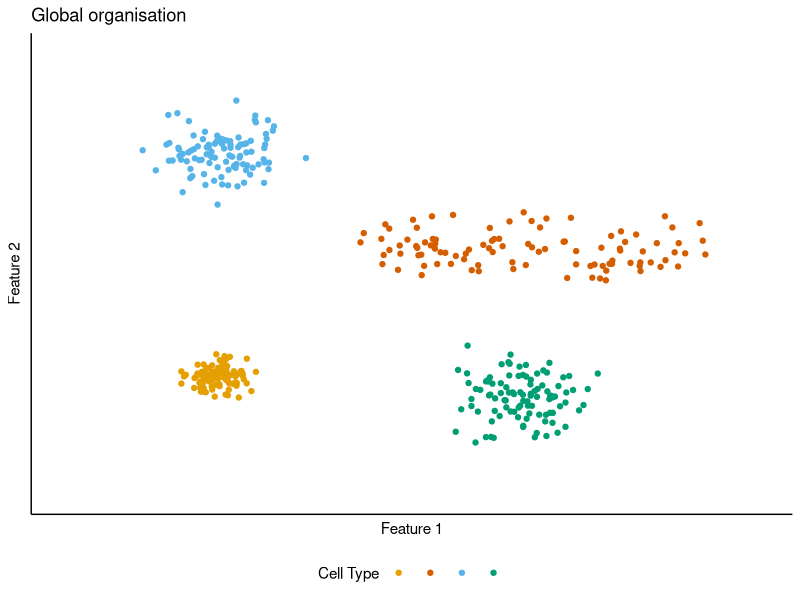
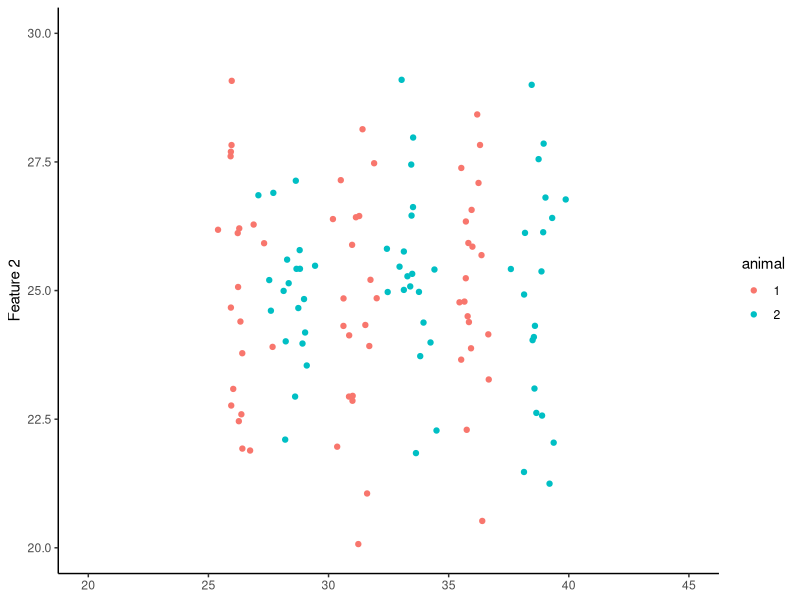
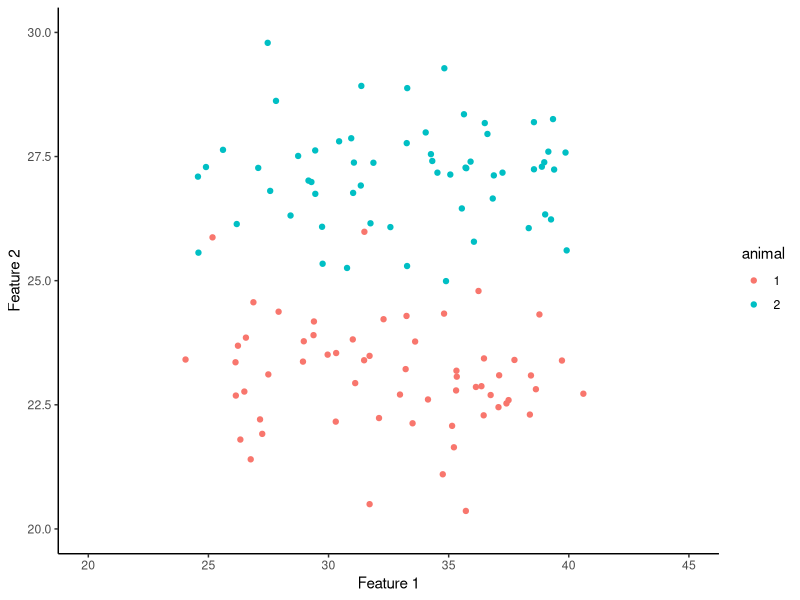
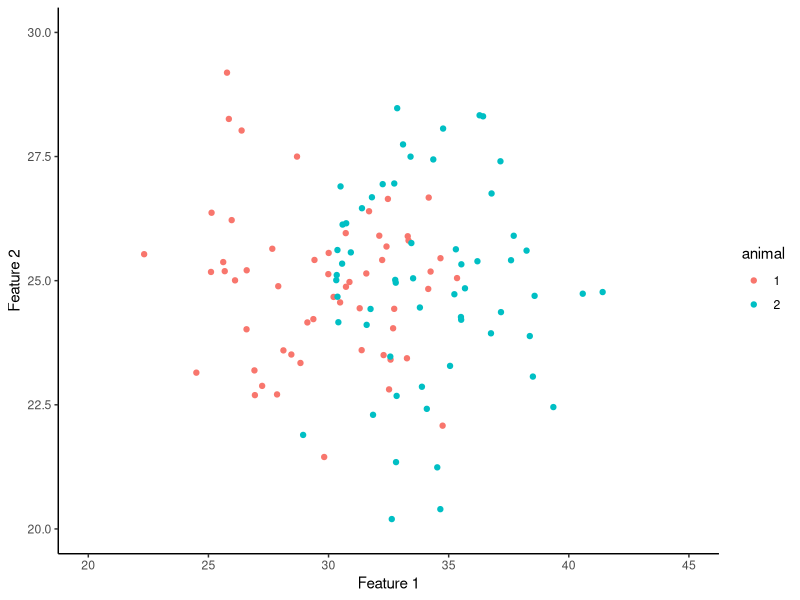
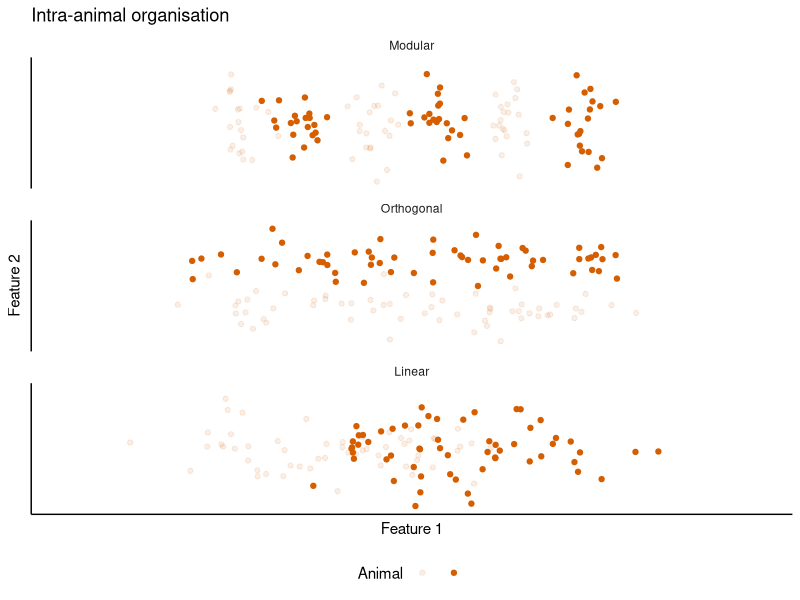
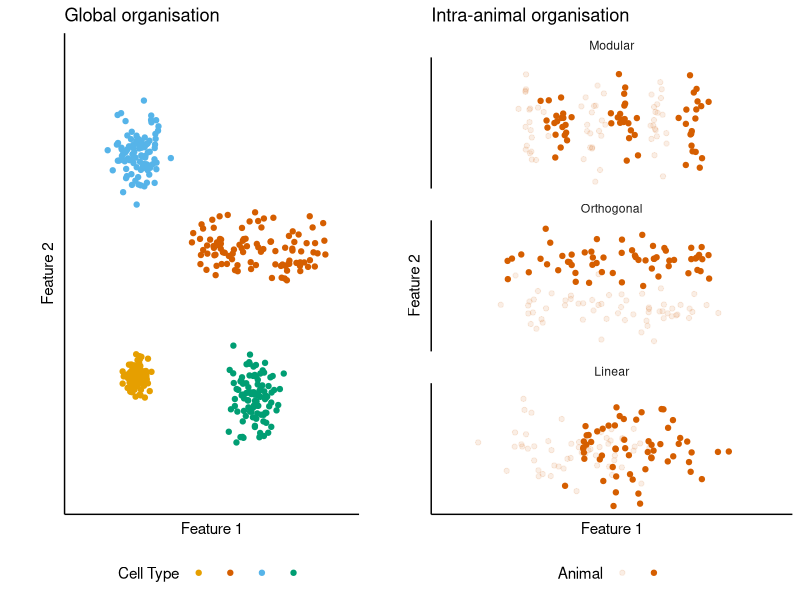

Generate these figures, in order, with R:
## ---- chunk 1
knitr::opts_chunk$set(echo = TRUE)

# Ensure access to libraries
library(tidyverse)
library(gridExtra)
## ---- chunk 2
numcells <- 100
Cell_A <- tibble(x = rnorm(numcells, 10, 1),
                       y = rnorm(numcells, 12, 1),
                       cell = "A")
Cell_B <- tibble(x = runif(numcells, min = 20, max = 40) + rnorm(numcells,0,1),
                       y = rnorm(numcells, 25, 2),
                       cell = "B")
Cell_C <- tibble(x = rnorm(numcells, 10, 2),
                       y = rnorm(numcells, 35, 2),
                       cell = "C")
Cell_D <- tibble(x = rnorm(numcells, 30, 2),
                       y = rnorm(numcells, 10, 2),
                       cell = "D")
 
CellFeatures <- bind_rows(Cell_A, Cell_B, Cell_C, Cell_D)
## ---- chunk 3
cbPalette <- c("#E69F00", "#D55E00", "#56B4E9", "#009E73")

CF_plot <- ggplot(CellFeatures, aes(x, y, colour = cell)) +
  geom_point() +
  xlim(0,45) +
  ylim(0,45) +
  labs(x = "Feature 1", y = "Feature 2", colour = "Cell Type", title = "Global organisation") +
  scale_colour_manual(values=cbPalette) +
  theme_classic() +
  theme(legend.position = "bottom",
        axis.ticks = element_blank(),
        axis.text = element_blank(),
        legend.text = element_blank())

CF_plot
## ---- chunk 4
numcells <- 20
MF_A <- tibble(x = c(rnorm(numcells, 26, 0.5), rnorm(numcells, 31, 0.5), rnorm(numcells, 36, 0.5)),
                   y = rnorm(numcells*3, 25, 2),
                   animal = "1")
MF_B <- tibble(x = c(rnorm(numcells, 28.5, 0.5), rnorm(numcells, 33.5, 0.5), rnorm(numcells, 38.5, 0.5)),
                    y = rnorm(numcells*3, 25, 2),
                    animal = "2")
                   
ModularFeatures <- rbind(MF_A, MF_B)

MF_plot <- ggplot(ModularFeatures, aes(x, y, colour = animal)) +
  geom_point() +
  xlim(20,45) +
  ylim(20,30) +
  xlab("Feature 1") +
  ylab("Feature 2") +
  theme_classic() +
  theme(axis.title.x=element_blank())

MF_plot
## ---- chunk 5
numcells <- 60

OOF_A <- tibble(x = runif(numcells, min = 25, max = 40) + rnorm(numcells,0,1),
                y = rnorm(numcells, 23, 1),
                animal = "1")
OOF_B <- tibble(x = runif(numcells, min = 25, max = 40) + rnorm(numcells,0,1),
                y = rnorm(numcells, 27, 1),
                animal = "2")
     
OrthogOffsetFeatures <- rbind(OOF_A, OOF_B)

OOF_plot <- ggplot(OrthogOffsetFeatures, aes(x, y, colour = animal)) +
  geom_point() +
  xlim(20,45) +
  ylim(20,30) +
  xlab("Feature 1") +
  ylab("Feature 2") +
  theme_classic()

OOF_plot
## ---- chunk 6
numcells <- 60

LOF_A <- tibble(x = runif(numcells, min = 25, max = 35) + rnorm(numcells,0,1),
                y = rnorm(numcells, 25, 2),
                animal = "1")
LOF_B <- tibble(x = runif(numcells, min = 30, max = 40) + rnorm(numcells,0,1),
                y = rnorm(numcells, 25, 2),
                animal = "2")
LinearOffsetFeatures <- rbind(LOF_A, LOF_B)

LOF_plot <- ggplot(LinearOffsetFeatures, aes(x, y, colour = animal)) +
  geom_point() +
  xlim(20,45) +
  ylim(20,30) +
  xlab("Feature 1") +
  ylab("Feature 2") +
  theme_classic()

LOF_plot
## ---- chunk 7
ModularFeatures$scheme <- "modular"
OrthogOffsetFeatures$scheme <- "orthog"
LinearOffsetFeatures$scheme <- "linear"
IntraAnimal <- bind_rows(ModularFeatures, OrthogOffsetFeatures, LinearOffsetFeatures)
IntraAnimal$scheme <- as.factor(IntraAnimal$scheme)
IntraAnimal$scheme = factor(IntraAnimal$scheme, c("modular", "orthog","linear"))
labels_schemes <- c(modular = "Modular", orthog = "Orthogonal", linear = "Linear")

IntraAnimalPlot <- ggplot(IntraAnimal, aes(x, y, alpha = animal)) +
  geom_point(colour = cbPalette[2]) +
  xlim(20,45) +
  ylim(20,30) +
  labs(x = "Feature 1", y = "Feature 2", alpha = "Animal", title = "Intra-animal organisation") +
  facet_wrap(~scheme, nrow = 3, labeller = labeller(scheme = labels_schemes)) +
  theme_classic() +
  theme(strip.background = element_blank(),
        axis.ticks = element_blank(),
        axis.text = element_blank()) +
  scale_alpha_discrete(range=c(0.1,1)) +
  theme(legend.position = "bottom",
        legend.text = element_blank())

IntraAnimalPlot
  
## ---- chunk 8
ConceptFigure <- grid.arrange(CF_plot, IntraAnimalPlot,
             ncol = 4,
             widths = c(0.1, 1, 0.1, 1.2),
             layout_matrix = rbind(c(NA, 1, NA, 2)))

ConceptFigure
## ---- chunk 9
ggsave("Concept_figure.png", plot = ConceptFigure, width = 160, height = 100, units = "mm")
